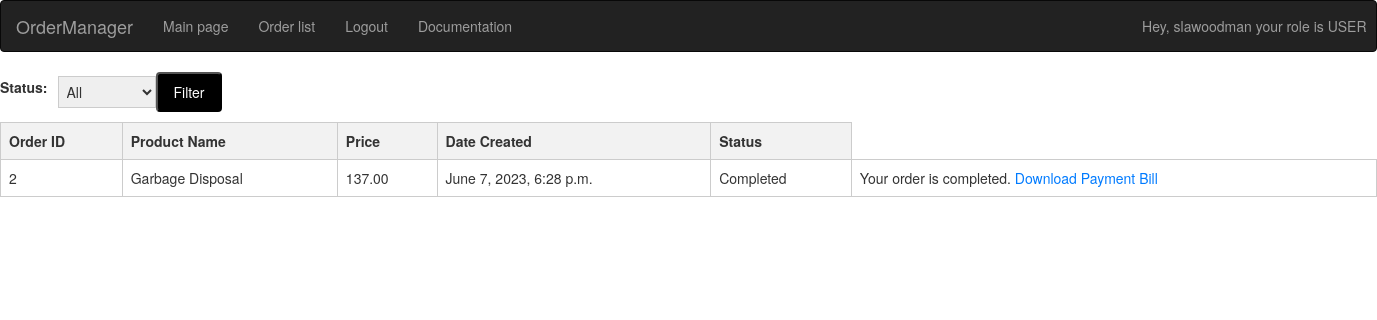
The app's page /orders/ (signed in), older data.
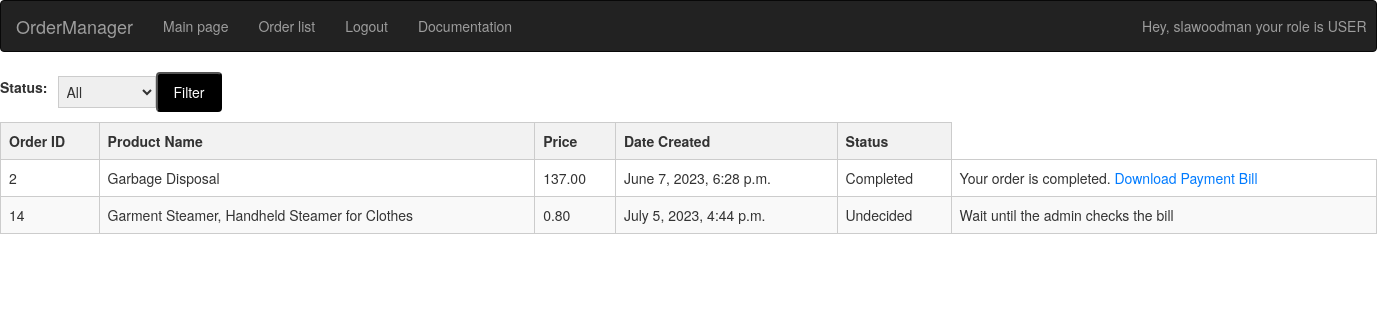
The same page, newer data.
### market/models.py (models this page shows, shortened)
class OrderItem(models.Model):
    STATUS_CHOICES = (
        ("Undecided", "UNDECIDED"),
        ("Paid", "PAID"),
        ("Completed", "COMPLETED"),
    )
    product = models.ForeignKey(Product, on_delete=models.CASCADE, related_name='order_item')
    price = models.DecimalField(max_digits=10, decimal_places=2, blank=True, null=True)
    address = models.CharField(max_length=250, default="")
    postal_code = models.CharField(max_length=20, default="")
    city = models.CharField(max_length=100, default="")
    created = models.DateTimeField(
        auto_now_add=False, blank=True, null=True, default=timezone.now
    )
    updated = models.DateTimeField(
        auto_now_add=False, blank=True, null=True, default=timezone.now
    )
    customer = models.ForeignKey(User, null=True, blank=True, on_delete=models.CASCADE)
    file = models.FileField(default="", null=True, blank=True)
    is_paid = models.BooleanField(default=False, null=True, blank=True)
    status = models.CharField(
        max_length=10, choices=STATUS_CHOICES, default="Undecided"
    )

class Product(models.Model):
    name = models.CharField(max_length=150, blank=True, null=True)
    price = models.DecimalField(max_digits=10, decimal_places=2, blank=True, null=True)
    discounted_price = models.DecimalField(
        default=None, max_digits=10, decimal_places=2, blank=True, null=True
    )
    created = models.DateTimeField(
        auto_now_add=False, blank=True, null=True, default=timezone.now
    )
    def __str__(self):
        return self.name

### market/views.py (the view)
# urls.py: path("orders/", views.GetOrdersView.as_view(), name="showorders"),
class GetOrdersView(LoginRequiredMixin, View):
    def get(self, request):
        data = OrderItem.objects.all()
        orders = filter_orders(request, data)
        context = {"orders": orders}
        return render(request, "market/order_list.html", context)

### market/utils.py (called while the page is built)
def filter_orders(request, queryset):
    from_date = request.GET.get("from")
    to_date = request.GET.get("to")
    status = request.GET.get("status")
    if from_date and to_date:
        queryset = queryset.filter(created__range=[from_date, to_date])
    if status:
        queryset = queryset.filter(status=status)
    user_role = request.user.role
    q = Q()
    if user_role == "CASHIER":
        q |= Q(status__in=["Undecided", "Paid"])
    elif user_role == "CONSULTANT":
        q |= Q(status__in=["Paid", "Completed"])
    elif user_role == "USER":
        q |= Q(customer=request.user)
    orders = queryset.filter(q)
    orders = orders.order_by("created", "status")
    return orders

### market/templates/market/order_list.html (shortened to what this page needs)
{% extends "main.html" %}
{% block content %}
<section>
  {% if orders %}
  <form method="GET" action="" class="filter-form">
    <label for="status">Status:</label>
    <select id="status" name="status">
      <option value="">All</option>
    </select>
    <button type="submit" class="buy-button">Filter</button>
  </form>
  <table class="order-table">
    <thead>
      <tr>
        <th>Order ID</th>
        <th>Product Name</th>
        <th>Price</th>
        <th>Date Created</th>
        <th>Status</th>
      </tr>
    </thead>
    <tbody>
      {% for order in orders %}
      <tr>
        <td>{{ order.id }}</td>
        <td>{{ order.product }}</td>
        <td>{{ order.price }}</td>
        <td>{{ order.created }}</td>
        {% if not order.is_paid %}
          {% if request.user == order.customer %}
            <td><a href="{% url 'checkout' pk=order.id %}">Pay</a></td>
          {% endif %}
        {% else %}
          <td><p>{{ order.status }}</p></td>
        {% endif %}
        {% if order.file %}
          {% if order.status == 'Paid' and request.user.role == 'USER' %}
            <td><a href="{% url 'view_html' pk=order.id %}">Download Payment Bill</a></td>
          {% elif order.status == 'Completed' and request.user.role == 'USER' %}
            <td>
              <p>Your order is completed. <a href="{% url 'view_html' pk=order.id %}">Download Payment Bill</a></p>
            </td>
          {% endif %}
        {% elif request.user.role == 'USER' %}
          <td>Wait until the admin checks the bill</td>
        {% endif %}
      </tr>
      {% endfor %}
    </tbody>
  </table>
  {% else %}
  <h1>There are no orders.</h1>
  {% endif %}
</section>
{% endblock %}

Row changes from the older to the newer data that the page shows:
added OrderItem: id "14", product "Garment Steamer, Handheld Steamer for Clothes", price "0.80", created "July 5, 2023, 4:44 p.m.", status "Undecided", file "Wait until the admin checks the bill"
